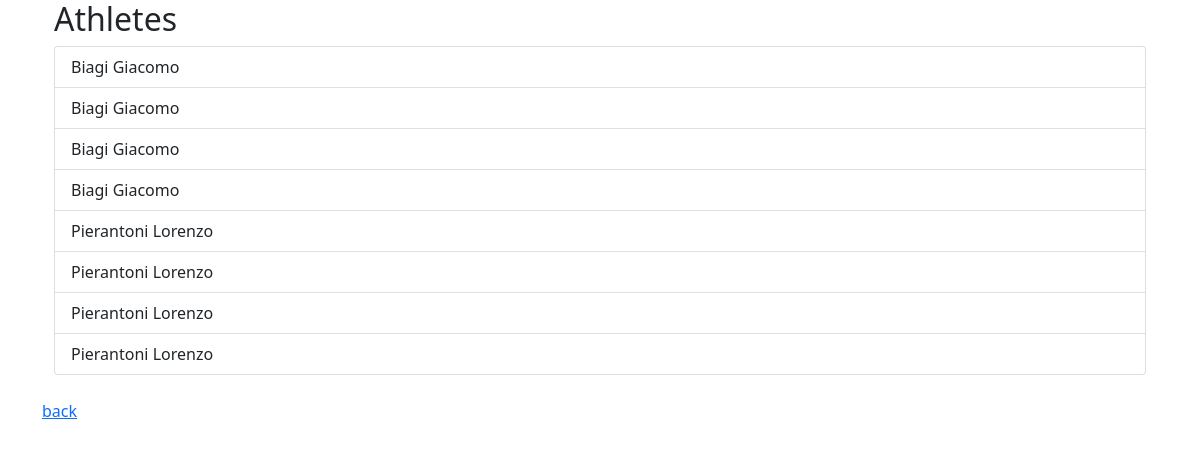
The app's page /User/students.php?id=5 (signed in) with its own data.
### tables this page shows
CREATE TABLE `athlete`
(
    `id`                  INT          NOT NULL AUTO_INCREMENT,
    `fiscal_code`         VARCHAR(255) NOT NULL,
    `surname`             VARCHAR(255) NOT NULL,
    `name`                VARCHAR(255) NOT NULL,
    `birthdate`           DATE         NOT NULL,
    `address`             VARCHAR(255) NOT NULL,
    `city`                VARCHAR(255) NOT NULL,
    `cap`                 VARCHAR(255) NOT NULL,
    `province`            VARCHAR(255) NOT NULL,
    `phone`               VARCHAR(255),
    `email`               VARCHAR(255),
    `medical_certificate` DATE    DEFAULT NULL,
    `auto_certificate`    BOOLEAN DEFAULT FALSE,
    `course_id`           INT     DEFAULT NULL,
    PRIMARY KEY (`id`)
);

### Libraries/Connection.php (called while the page is built, shortened)
<?php
class Connection
{
	private mysqli $conn;
	private int $mode = MYSQLI_ASSOC;
	public function __construct
	(
		string $dbname,
		string $servername = 'localhost',
		string $username = 'root',
		string $password = ''
	)
	{
		$this->conn = new mysqli($servername, $username, $password, $dbname);
	}
	public function execute(string $query, array $params = null): ?array
	{
		$stmt = $this->conn->prepare($query);
		$stmt->execute();
		$result = $stmt->get_result();
		if ($result === false) {
			$stmt->close();
			return null;
		} else {
			$data = $result->fetch_all($this->mode);
			return $data;
		}
	}
}

### User/students.php (the view, shortened to what this page needs)
<?php
require_once '../Libraries/Connection.php';
$conn = new Connection('shine');
$query = "SELECT `id`, `surname`, `name`, phone, email, medical_certificate, auto_certificate
FROM athlete WHERE course_id = {$_GET['id']} ORDER BY `surname`, `name`;";
$athletes_list = $conn->execute($query);
?>
<!DOCTYPE html>
<html lang="it">
<head>
    <link href="https://cdn.jsdelivr.net/npm/bootstrap@5.1.3/dist/css/bootstrap.min.css" rel="stylesheet"
>
    <link rel="stylesheet" href="../Libraries/stylesheet.css">
</head>
<body>
<div class="container">
    <div class="container">
        <div>
            <h2>Athletes</h2>
            <ul class="list-group">
				<?php
				foreach($athletes_list as $athlete) {
					echo "<li class='list-group-item'>{$athlete['surname']} {$athlete['name']}</li>";
				}
				?>
            </ul>
        </div>
    </div>
	<br><a href="course.php?id=<?php echo $_GET['id']; ?>">back</a>
</div>
</body>
</html>

### records on screen
athlete: surname "Biagi", name "Giacomo"
athlete: surname "Biagi", name "Giacomo"
athlete: surname "Biagi", name "Giacomo"
athlete: surname "Biagi", name "Giacomo"
athlete: surname "Pierantoni", name "Lorenzo"
athlete: surname "Pierantoni", name "Lorenzo"
athlete: surname "Pierantoni", name "Lorenzo"
athlete: surname "Pierantoni", name "Lorenzo"
